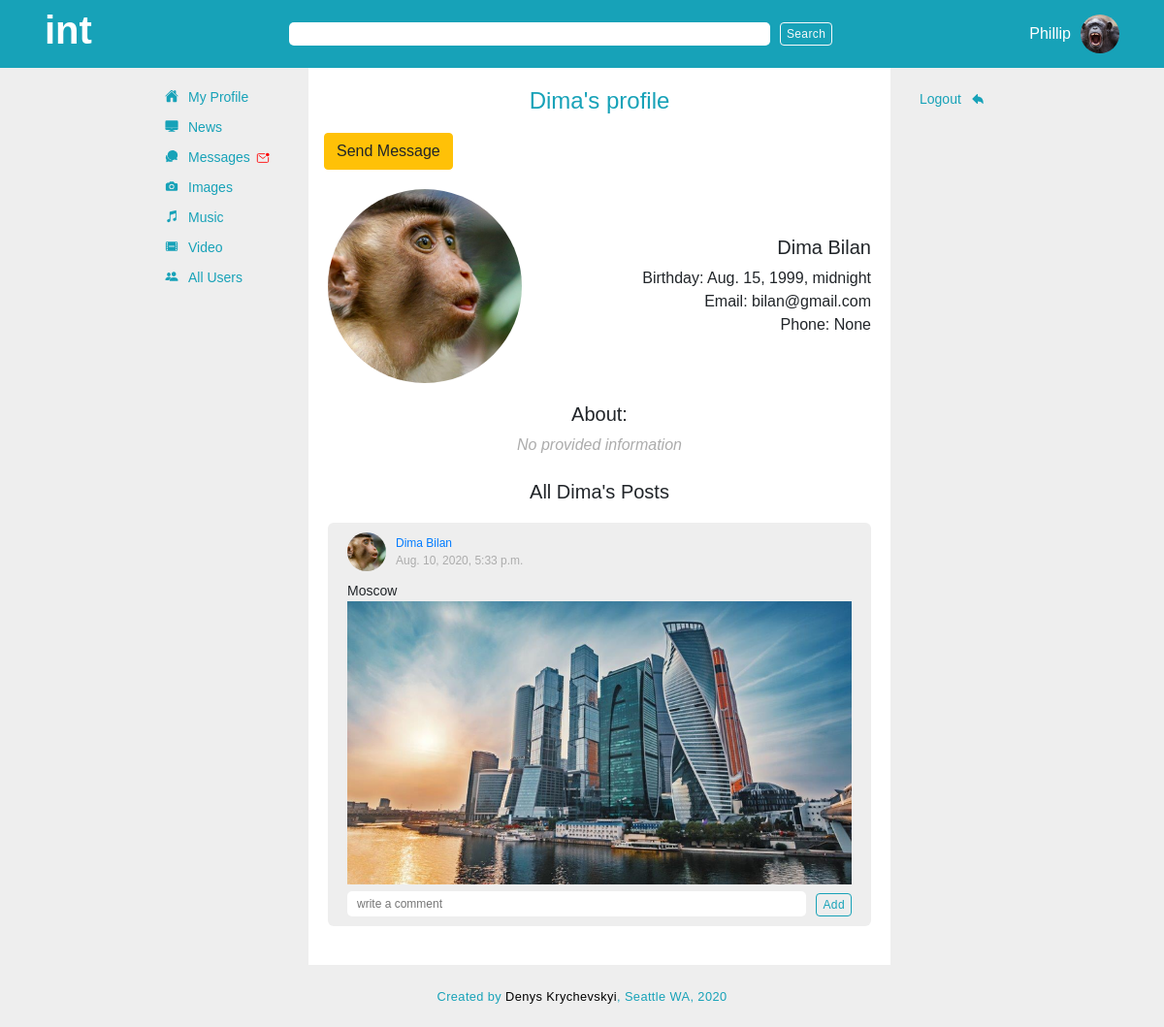
/user/8/profile (signed in), run on the app's committed database.
### app_one/models.py (models this page shows, shortened)
class User(models.Model):
    first_name = models.CharField(max_length = 255)
    last_name = models.CharField(max_length = 255)
    nickname = 	models.CharField(max_length = 50, blank=True, null = True)
    initials = 	models.CharField(max_length = 10, blank=True, null = True)
    birth_date = models.DateTimeField()
    avatar = models.ImageField(upload_to='avatars', default=None, blank=True, null = True)	#upload to avatars is a directory inside media directory, it will go like media/avatars
    email = models.TextField()
    has_message = models.IntegerField(default=0)
    phone_num = models.IntegerField(blank=True, null = True)
    about = models.TextField(blank=True, null = True)
    password = models.TextField()
    location = models.CharField(max_length = 255, blank=True, null = True)
    created_at = models.DateTimeField(auto_now_add = True)
    updated_at = models.DateTimeField(auto_now = True)
    objects = UserManager()

class Post(models.Model):
    title = models.CharField(max_length = 255, null = True, blank=True, default=None)
    content = models.TextField()
    post_image = models.ImageField(upload_to='post_images', default=None, blank=True, null = True)
    poster = models.ForeignKey(User, related_name = 'poster', on_delete=models.CASCADE)
    created_at = models.DateTimeField(auto_now_add = True)
    updated_at = models.DateTimeField(auto_now = True)
    objects = PostManager()

### app_one/views.py (the view)
# urls.py: path('user/<int:user_id>/profile', views.user_profile),
def user_profile(request, user_id):
    cur_user = User.objects.get(id=user_id)
    user_posts = cur_user.poster.all().order_by('-created_at')
    context = {
        'cur_user':User.objects.get(id=request.session['user_id']),
        'user':cur_user,
        'user_posts':user_posts
    }
    return render(request, 'profile.html', context)

### app_one/templates/profile.html (shortened to what this page needs)
{% load embed_video_tags %}
<!DOCTYPE html>
<html lang="en">
<head>
    {% include 'head.html' %}
</head>
<body>
    <div class="outer_container">
        {% include 'search.html' %}
        <div class="inner_container">
            <div class="inner">
                {% include 'navbar.html' %}
                <div class="main_container">
                    <div class="page_title_container">
                        <h4>{{user.first_name}}'s profile</h4>
                    </div>
                    <a href="/send_to/{{user.id}}" class="btn btn-warning ml-3">Send Message</a>
                    <div class="profile_page_container">
                        <div class="avatar_img">
                            <div class="box">
                                <img src="{{ MEDIA_URL }}{{ user.avatar }}" alt="{{ post.poster.first_name}}'s avatar">
                            </div>
                            <div class="profile_info">
                                <h5>{{ user.first_name }} {{ user.last_name }}</h5>
                                <p>Birthday: {{ user.birth_date}}</p>
                                <p>Email: {{ user.email}}</p>
                                <p>Phone: {{ user.phone_num}}</p>
                            </div>
                        </div>
                        <div class="about_user">
                            <h5>About:</h5>
                            {% if len.user.about > 0 %}
                            <p>{{ user.about}}</p>
                            {% else %}
                            <p class="no_provided">No provided information</p>
                            {% endif %}
                        </div>
                        <br>
                        <h5 class="text-center">All {{user.first_name}}'s Posts</h5>
                        {% for post in user_posts %}
                            <div class="post_container">
                                <div class="post_header">
                                        <div class="avatar">
                                            <a href="/user/{{ post.poster.id }}/profile" ><img src="{{ MEDIA_URL }}{{ post.poster.avatar }}" alt="{{ post.poster.first_name}}'s avatar"></a>
                                        </div>
                                        <div class="poster">
                                            <a href="/user/{{ post.poster.id }}/profile" class="poster_name">{{ post.poster.first_name }} {{ post.poster.last_name }}</a>
                                            <small>{{ post.created_at }}</small>
                                        </div>
                                </div>
                                <p class="post_content">{{ post.content }}</p>
                                {% if post.post_image %}
                                <div class="post_image_container">
                                    <img src="{{ MEDIA_URL }}{{ post.post_image }}" alt="">
                                </div>
                                {% endif %}
                                <div class="comment_container">
                                    <form action="/add_comment/post/{{ post.id }}" id="form_addComment" method="POST">
                                        <div class="comment_input">
                                            <div class="add_comment_input">
                                                <input type="text" name="comment" placeholder="write a comment">
                                            </div>
                                            <button class="btn btn-outline-info btn_add" >Add</button>
                                        </div>
                                    </form>
                                </div>
                            </div>
                        {% endfor %}
                    </div>
                </div>
                {% include 'sidebar.html' %}
            </div>
        </div>
    {% include 'footer.html' %}
    </div>
</body>
</html>

### app_one/templates/search.html
<div id="search_bar_container">
    <div id="search_bar">
        <div class="logo_container">
            <h1 class="logotip">int</h1>
        </div>
        <div class="form_container">
            <form action="" method="post" class="form-inline">
                <input class="search_bar1" type="search" name="" id="">
                <button class="btn btn-outline-light search_bar1_btn" type="submit">Search</button>
            </form>
        </div>
        <div class="current_user_container">
            {% if request.session.user_id != null %}
            <p>{{ cur_user.first_name }}</p>
            <img src="{{ MEDIA_URL }}{{ cur_user.avatar }}" alt="avatar">
            {% endif %}
        </div>
    </div>
</div>

### data on the page
User: first_name "Phillip", avatar (picture)
User: first_name "Dima", avatar (picture), last_name "Bilan", birth_date "Aug. 15, 1999, midnight", email "bilan@gmail.com", phone_num "None"
Post: poster.avatar (picture), poster.first_name "Dima", poster.last_name "Bilan", created_at "Aug. 10, 2020, 5:33 p.m.", content "Moscow", post_image (picture)
